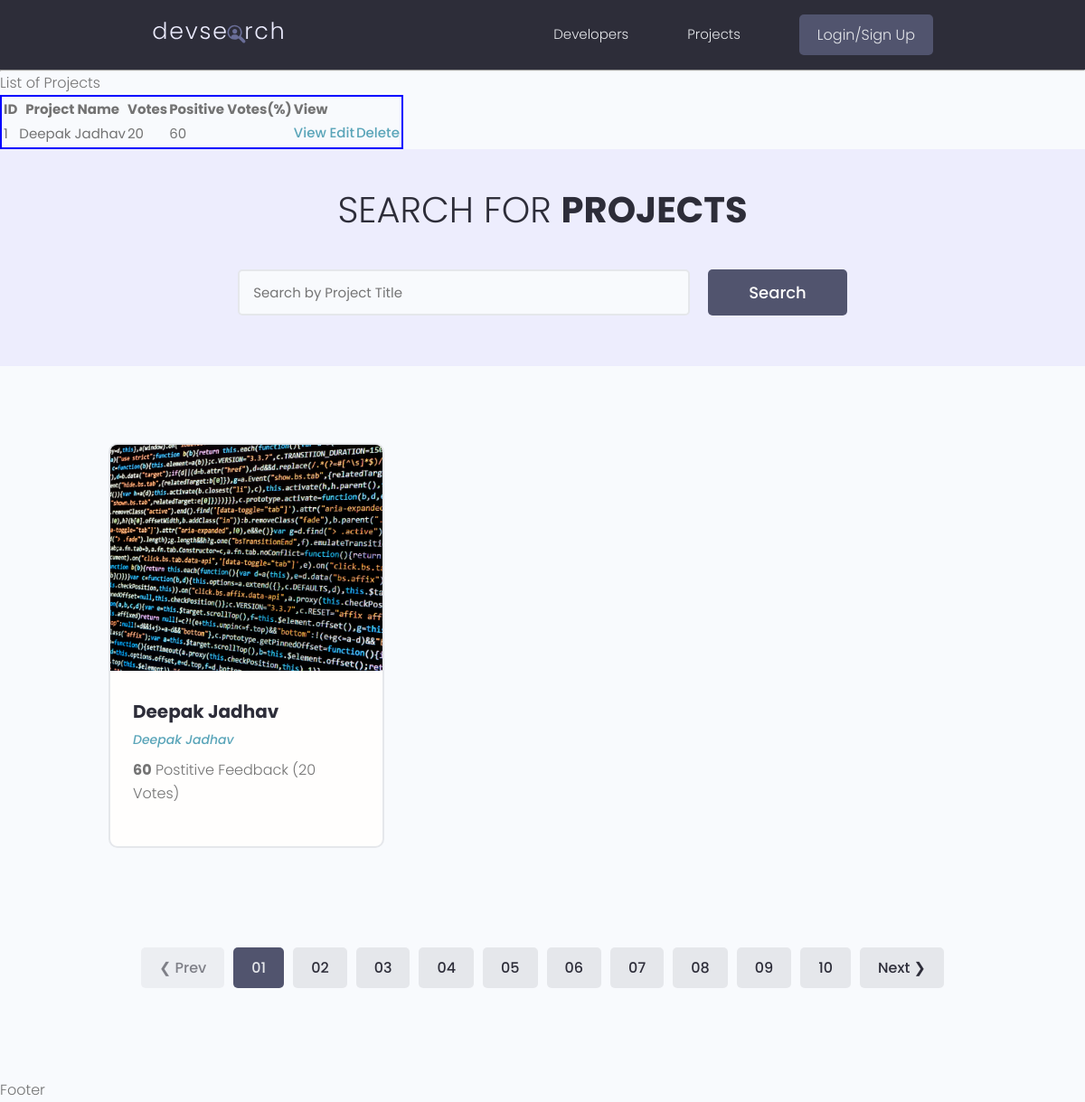
The page / on the database its author committed.
### projects/models.py (models this page shows, shortened)
class Project(models.Model):
    owner = models.ForeignKey(Profile,on_delete=models.SET_NULL,null=True,blank=True)
    name = models.CharField(max_length=200)
    image = models.ImageField(upload_to='photos/',null=True,blank=True,default="photosdefault.jpg")
    description = models.TextField(null=True,blank=True)
    demo_link = models.CharField(max_length=2000,null=True,blank=True)
    source_link = models.CharField(max_length=2000,null=True,blank=True)
    Tag = models.ManyToManyField('Tag',blank=True)
    Created = models.DateTimeField(auto_now_add=True)
    Published = models.DateTimeField(default = timezone.now)
    Vote_total = models.IntegerField(default=0,null=True,blank=True)
    Vote_ratio = models.IntegerField(default=0,null=True,blank=True)

### users/models.py (models this page shows, shortened)
class Profile(models.Model):
    user = models.OneToOneField(User, on_delete=models.CASCADE,null=True,blank=True)
    name = models.CharField(max_length=200,null=True,blank=True)
    location = models.CharField(max_length=200,null=True,blank=True)
    email = models.EmailField(null=True,blank=True)
    short_intro = models.CharField(max_length=1000,null=True,blank=True)
    bio = models.TextField(null=True,blank=True)
    profile_image = models.ImageField(upload_to='profiles/',default='profiles/user.png')
    social_github = models.CharField(max_length=2000,null=True,blank=True)
    social_twitter = models.CharField(max_length=2000,null=True,blank=True)
    social_youtube = models.CharField(max_length=2000,null=True,blank=True)
    soacial_linkedin = models.CharField(max_length=2000,null=True,blank=True)
    social_website = models.CharField(max_length=2000,null=True,blank=True)

### projects/views.py (the view)
# urls.py: path('',include('projects.urls')),
def projects(request):
    project_list, search_query = searchProjects(request)
    context = {'projects': project_list,
               'search_query': search_query,
    }
    return render(request,'projs/projects.html',context)

### projects/utils.py (called while the page is built)
def searchProjects(request):
    search_query = ''
    if request.GET.get('search_query'):
        search_query = request.GET.get('search_query')
    tags_list = Tag.objects.filter(name__icontains=search_query)
    project_list = Project.objects.filter(
        Q(name__icontains=search_query) |
        Q(owner__name__icontains=search_query) |
        Q(Tag__in=tags_list)).distinct()
    return project_list,search_query

### projects/templates/projs/projects.html (shortened to what this page needs)
{% extends 'main.html' %}
{% block content %}
    <p>List of Projects</p>
    <table style="border: 2px solid blue;">
      <tr>
         <th>ID</th>
         <th>Project Name</th>
         <th>Votes</th>
         <th>Positive Votes(%)</th>
         <th>View</th>
      </tr>
      {% for p in projects %}
        <tr>
           <td>
              {{p.id}}
           </td>
           <td>
              {{p.name}}
           </td>
           <td>
              {{p.Vote_total}}
           </td>
           <td>
              {{p.Vote_ratio}}
           </td>
           <td>
              <a href="{% url 'projects:project' p.id %}">View</a>
           </td>
           <td>
            <a href="{% url 'projects:update-project' p.id %}">Edit</a>
         </td>
         <td>
            <a href="{% url 'projects:delete-project' p.id %}">Delete</a>
         </td>
        </tr>
      {% endfor %}
   </table>
  <main class="projects">
   <section class="hero-section text-center">
     <div class="container container--narrow">
       <div class="hero-section__box">
         <h2>Search for <span>Projects</span></h2>
       </div>
       <div class="hero-section__search">
         <form class="form" action="#" method="get">
           <div class="form__field">
             <input class="input input--text" id="formInput#search" type="text" name="search_query"
               placeholder="Search by Project Title" value="{{search_query}}" />
           </div>
           <input class="btn btn--sub btn--lg" type="submit" value="Search" />
         </form>
       </div>
     </div>
   </section>
   <section class="projectsList">
     <div class="container">
       <div class="grid grid--three">
      {% for p in projects %}
         <div class="column">
           <div class="card project">
             <a href="{% url 'projects:project' p.id %}" class="project">
               <img class="project__thumbnail" src="{{p.image.url}}" alt="project thumbnail" />
               <div class="card__body">
                 <h3 class="project__title">{{p.name}}</h3>
                 <p><a class="project__author" href="">{{p.owner.name}}</a></p>
                 <p class="project--rating">
                   <span style="font-weight: bold;">{{p.Vote_ratio}}</span> Postitive
                   Feedback ({{p.Vote_total}} Votes)
                 </p>
               </div>
             </a>
           </div>
         </div>
      {% endfor %}
       </div>
     </div>
   </section>
   <div class="pagination">
     <ul class="container">
       <li><a href="#" class="btn btn--disabled">&#10094; Prev</a></li>
       <li><a href="#" class="btn btn--sub">01</a></li>
       <li><a href="#" class="btn">02</a></li>
       <li><a href="#" class="btn">03</a></li>
       <li><a href="#" class="btn">04</a></li>
       <li><a href="#" class="btn">05</a></li>
       <li><a href="#" class="btn">06</a></li>
       <li><a href="#" class="btn">07</a></li>
       <li><a href="#" class="btn">08</a></li>
       <li><a href="#" class="btn">09</a></li>
       <li><a href="#" class="btn">10</a></li>
       <li><a href="#" class="btn">Next &#10095;</a></li>
     </ul>
   </div>
 </main>
{% endblock %}

### templates/main.html (shortened to what this page needs)
{% load static %}
<!DOCTYPE html>
<html lang="en">
<head>
  <link rel="stylesheet" href="https://cdn.iconmonstr.com/1.3.0/css/iconmonstr-iconic-font.min.css" />
  <link rel="stylesheet" href="{% static 'uikit/styles/uikit.css' %}" />
  <link rel="stylesheet" href="{% static 'styles/app.css' %}" />
</head>
<body>
    {% include 'Nav-bar.html' %}
     <hr>
    {% block content %}
    {% endblock %}
    <p>
        Footer
    </p>
</body>
</html>

### templates/nav-bar.html (shortened to what this page needs)
{% load static %}
<header class="header">
    <div class="container container--narrow">
      <a href="/" class="header__logo">
        <img src="{% static 'images/logo.svg' %}" alt="DevSearch Logo" />
      </a>
      <nav class="header__nav">
        <ul class="header__menu">
          <li class="header__menuItem"><a href="{% url 'users:profiles-all' %}">Developers</a></li>
          <li class="header__menuItem"><a href="{% url 'projects:projects' %}">Projects</a></li>
          {% if request.user.is_authenticated %}
          <li class="header__menuItem"><a href=" {% url 'users:inbox'%} ">Inbox</a></li>
          <li class="header__menuItem"><a href=" {% url 'users:account'%} ">My Account</a></li>
          <li class="header__menuItem"><a href="{% url 'users:logout' %}" class="btn btn--sub">Logout</a></li>
          {% else %}
          <li class="header__menuItem"><a href="{% url 'users:login' %}" class="btn btn--sub">Login/Sign Up</a></li>
          {% endif %}
        </ul>
      </nav>
    </div>
  </header>

### static/styles/app.css (style rules this page uses)
:root { --color-sub: #2d2d39; }
.btn--sub { background-color: var(--color-sub-light); }
.card { border: 2px solid var(--color-light); }
img { width: 100%; }
.header { position: sticky; z-index: 111; background-color: var(--color-sub); padding: 1.5rem 0; }
.header > .container { display: flex; justify-content: space-between; align-items: center; }
.header__logo > img { height: 3.8rem; }
.header__nav > ul { display: inline-flex; align-items: center; list-style: none; gap: 6.5rem; }
.header__menuItem > a { color: var(--color-light); font-weight: 300; }
.hero-section { height: 40vh; display: flex; align-items: center; background-color: var(--color-sub); }
.hero-section__box { margin-bottom: 4rem; }
.hero-section__box > h2, .hero-section__box > h2 > span { font-size: 4rem; color: var(--color-light); line-height: 1.3; text-transform: uppercase; }
.hero-section__box > h2 { font-weight: 300; }
.hero-section__box > h2 > span { font-weight: 700; }
.hero-section__search > .form { display: flex; align-items: center; justify-content: center; gap: 2rem; }
.hero-section__search > .form input.input--text { width: 50rem; }
.pagination { margin-top: 8rem; margin-bottom: 10rem; }
.pagination > ul { flex-wrap: wrap; list-style: none; display: flex; align-items: center; justify-content: center; gap: 1rem; }
.pagination .btn { color: var(--color-sub); }
.pagination .btn.btn--sub { color: var(--color-light); }
.project__author { font-size: 1.4rem; font-style: italic; }
.project--rating { margin-bottom: 1.6em; margin-top: .5em; }
.projects > .hero-section { background: var(--color-sub-lighter); height: 30vh; }
.projects .hero-section__box { margin-bottom: 2.5rem; }
.projects .hero-section__box > h2 { color: var(--color-sub); }
.projects .hero-section__box > h2 > span { font-weight: 700; color: var(--color-sub); }
.projectsList { margin-top: 8rem; }
.project__thumbnail { height: 25rem; object-fit: cover; object-position: top center; }
.project__title { font-size: 2rem; font-weight: 700; color: var(--color-sub); }

### static/uikit/styles/modules/_variables.css (style rules this page uses)
:root { --color-main: #5aa5b9; --color-main-light: #e6faff; --color-sub: #3f4156; --color-sub-light: #51546e; --color-sub-lighter: #ededfd; --color-text: #737373; --color-gray: #8b8b8b; --color-light: #e5e7eb; --color-light-gray: #767676; --color-bg: #f8fafd; --color-white: #fffefd; --color-white-light: #f3f3f3; --color-success: #359e64; --color-success-bg: #def8e8; --color-error: #fc4b0b; --color-error-bg: #fff2ee; --font-base: 'Poppins', arial, helvetica, 'Segoe UI', roboto, ubuntu, sans-serif; --font-monospace: 'Fira Code', 'Courier New', courier, monospace; --font-regular: 300; --font-medium: 500; --font-bold: 700; --generic-shadow: 1px 1px 5px #00000010; --generic-transition: all 0.3s ease-in-out; }

### static/uikit/styles/modules/_base.css (style rules this page uses)
* { margin: 0; padding: 0; box-sizing: border-box; text-rendering: optimizeLegibility; color: inherit; font-size: inherit; }
html { font-size: 50%; }
@media only screen and (min-width: 480px) { html { font-size: 56.25%; } }
@media only screen and (min-width: 1200px) { html { font-size: 62.5%; } }
body { line-height: 1.6; font-weight: 400; font-size: 1.5rem; color: var(--color-text); background-color: var(--color-bg); min-height: 100vh; }

### static/uikit/styles/modules/_typography.css (style rules this page uses)
* { font-family: var(--font-base); }
h2 { font-size: 3.6rem; font-weight: var(--font-bold); }
h3 { font-size: 3.2rem; font-weight: var(--font-medium); }
p, span, strong { font-size: 1.6rem; color: var(--color-text); font-weight: var(--font-regular); }
a { padding-bottom: 2px; text-decoration: none; display: inline-block; color: var(--color-main); font-weight: var(--font-medium); }

### static/uikit/styles/modules/_utilities.css (style rules this page uses)
.container { width: 92%; max-width: 165rem; margin: 0 auto; box-sizing: border-box; }
.container--narrow { width: 92%; max-width: 120rem; }
@media screen and (min-width: 1000px) { .container { width: 90%; } }
@media screen and (min-width: 1000px) { .container--narrow { width: 85%; } }
@media screen and (min-width: 1200px) { .container { width: 80%; } }
@media screen and (min-width: 1200px) { .container--narrow { width: 72%; } }
.text-center { text-align: center; }

### static/uikit/styles/modules/_card.css (style rules this page uses)
.card { border-radius: 1rem; background-color: var(--color-white); border: 1.5px solid var(--color-light); width: auto; height: auto; margin-top: 0.5rem; margin-bottom: 0.5rem; overflow: hidden; }
.card__body, .card__header { padding: 2rem 2.5rem; }

### rows shown on the page
Project: id "1", name "Deepak Jadhav", Vote_total "20", Vote_ratio "60", image (picture), owner.name "Deepak Jadhav"
